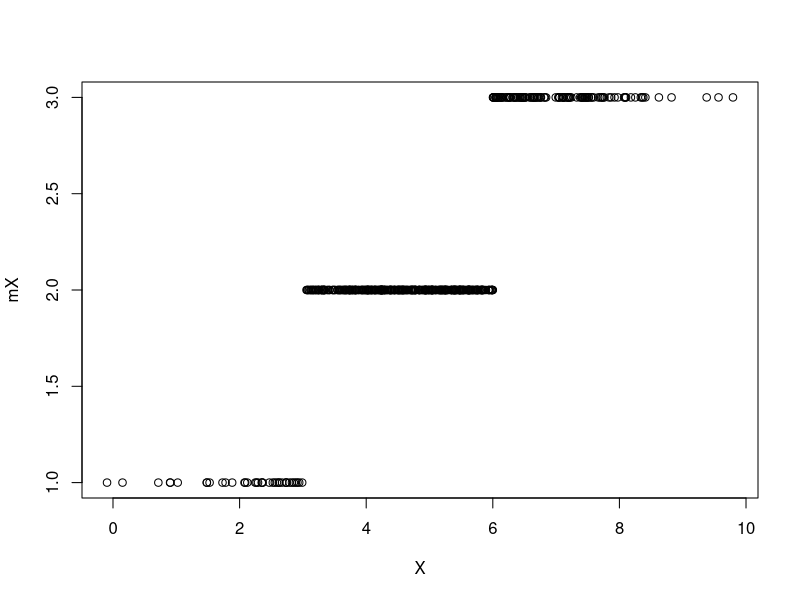
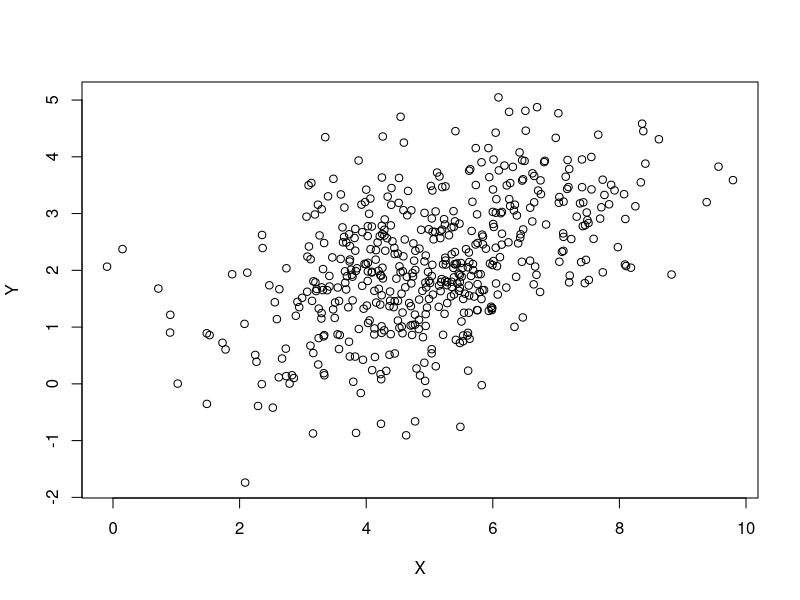
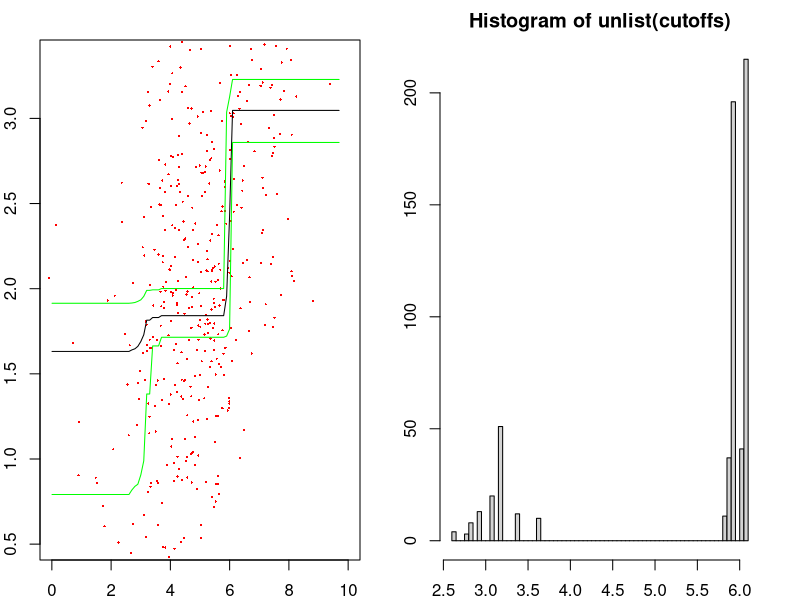
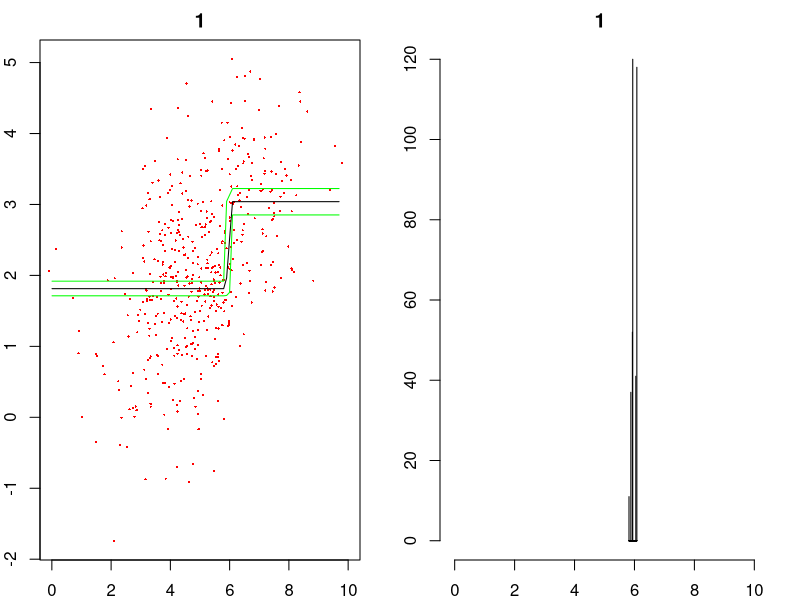

Generate these figures, in order, with R:
# Author: Georgia Papadogeorgou
# Date: 9.27.2016
# Description: Doing RJ MCMC where I'm using the marginal likelihood of the data
# to update the cutoffs, and then I'm sampling the heights.

set.seed(1234)
N <- 500
sigma <- 1
minX <- 0
maxX <- 10
X <- rnorm(N, mean = 5, sd = 1.5)
minX <- min(X)
maxX <- max(X)
true_means <- c(1, 2, 3)
true_cut <- c(3, 6)
mX <- true_means[1] * (X >= minX & X < true_cut[1]) +
  true_means[2] * (X >= true_cut[1] & X < true_cut[2]) +
  true_means[3] * (X >= true_cut[2])
# mX <- X ^ 2 / 10
Y <- rnorm(N, mean = mX, sd = sigma)
plot(X, mX)
plot(X, Y)

max_cutoffs <- 200
lambda <- 30  # Poisson parameter for number of breaks.

# Calculating the c parameter of bk, dk.
bk <- rep(0, max_cutoffs + 1)
names(bk) <- paste0('s=', c(0:max_cutoffs))
dk <- bk
etak <- bk
pik <- bk

for (ii in 0:(max_cutoffs - 1)) {  # Number of current cutoffs.
  bk[ii + 1] <- dpois(ii + 1, lambda = lambda) / dpois(ii, lambda = lambda)
  dk[ii + 2] <- dpois(ii, lambda = lambda) / dpois(ii + 1, lambda = lambda)
}
dk[length(dk)] <- dpois(max_cutoffs - 1, lambda = lambda) /
  dpois(max_cutoffs, lambda = lambda)
bk <- sapply(bk, function(x) min(x, 1))
dk <- sapply(dk, function(x) min(x, 1))

c <- 0.9 / max(bk + dk)
bk <- c * bk
dk <- c * dk
for (ii in 2:(max_cutoffs + 1)) {
  etak[ii] <- (1 - bk[ii] - dk[ii]) / 2
  pik[ii] <- etak[ii]
}
etak[1] <- 1 - bk[1]



uninf <- 100 ^ 2
Nsims <- 1000
heights <- NULL
heights[[1]] <- c(4, 2, 2, 0)
cutoffs <- NULL
cutoffs[[1]] <- c(2, 5, 7)
sigmas <- rep(NA, Nsims)
sigmas[1] <- 1
moves <- rep(NA, Nsims)
range_unif <- 1
nu <- 0.001
lambda_ssq <- 0.001

# moves correspond to 1 = 'H', 2 = 'P', 3 = 'B', 4 = 'D'.

D <- data.frame(X = X, Y = Y)
mu_prior <- mean(Y)

CalcLogMarginalLike <- function(nu, lambda, X, V, Y, mu) {
  if (class(X) == 'numeric') {
    X <- matrix(X, nrow = length(X), ncol = 1)
  }
  N <- length(Y)
  r <- lgamma((nu + N) / 2) + (nu / 2) * log(nu * lambda)
  r <- r - N / 2 * log(pi) - lgamma(nu / 2)
  mat <- diag(N) + X %*% V %*% t(X)
  r <- r - 1 / 2 * log(det(mat))
  r <- r - (nu + N) / 2 * log(lambda * nu + t(Y - X %*% mu) %*% solve(mat) %*%
                                (Y - X %*% mu))
  return(r)
}


for (ii in 2:Nsims) {
  if (ii %% 100 == 0) {
    print(ii)
  }
  curr_cut <- length(cutoffs[[ii - 1]])
  moves[ii] <- sample(2:4, 1, prob = c(pik[curr_cut + 1], bk[curr_cut + 1],
                                       dk[curr_cut + 1]))
  
  # MOVE 2: Change to a cutoff.
  if (moves[ii] == 2) {
    
    proposed_cutoffs <- cutoffs[[ii - 1]]

    # Which cutoff we will change.
    wh_cut <- sample(1:length(proposed_cutoffs), 1)
    cuts <- c(min(X), proposed_cutoffs, max(X))
    choose_from <- c(cuts[wh_cut], cuts[wh_cut + 2])
    proposed_cutoffs[wh_cut] <- runif(1, min = choose_from[1], max = choose_from[2])
    
    # Calculating the AR.
    sj <- cuts[wh_cut]
    sj1 <- cuts[wh_cut + 1]
    sj2 <- cuts[wh_cut + 2]
    sj1star <- proposed_cutoffs[wh_cut]
    wh1 <- which(X >= sj & X <= sj1)
    wh2 <- which(X > sj1 & X <= sj2)
    wh1star <- which(X >= sj & X <= sj1star)
    wh2star <- which(X > sj1star & X <= sj2)
    
    if (length(wh1star) > 0 & length(wh2star) > 0) {
      logAR <- CalcLogMarginalLike(nu = nu, lambda = lambda_ssq,
                                   X = rep(1, length(wh1star)),
                                   V = uninf, Y = Y[wh1star], mu = mean(Y)) + 
        CalcLogMarginalLike(nu = nu, lambda = lambda_ssq,
                            X = rep(1, length(wh2star)),
                            V = uninf, Y = Y[wh2star], mu = mean(Y)) -
        CalcLogMarginalLike(nu = nu, lambda = lambda_ssq,
                            X = rep(1, length(wh1)),
                            V = uninf, Y = Y[wh1], mu = mean(Y)) -
        CalcLogMarginalLike(nu = nu, lambda = lambda_ssq,
                            X = rep(1, length(wh2)),
                            V = uninf, Y = Y[wh2], mu = mean(Y))
      # I think the additional term is the same as in Poisson, but I need to check.
      logAR <- logAR + log(choose_from[2] - proposed_cutoffs[wh_cut])
      logAR <- logAR + log(proposed_cutoffs[wh_cut] - choose_from[1])
      logAR <- logAR - log(choose_from[2] - cutoffs[[ii - 1]][wh_cut])
      logAR <- logAR + log(cutoffs[[ii - 1]][wh_cut] - choose_from[1])
      
      cutoffs[[ii]] <- cutoffs[[ii - 1]]
      if (log(runif(1)) < logAR) {
        cutoffs[[ii]] <- proposed_cutoffs
      }
    } else {
      cutoffs[[ii]] <- cutoffs[[ii - 1]]
    }
    
    # MOVE 3: Birth to a new cutoff.
  } else if (moves[ii] == 3) {
    
    # Choose the new cutoff.
    sstar <- runif(1, minX, maxX)
    proposed_cutoffs <- sort(c(cutoffs[[ii - 1]], sstar))
    wh_cut <- which(proposed_cutoffs == sstar)
    
    sj <- ifelse(wh_cut == 1, minX, proposed_cutoffs[wh_cut - 1])
    sj1 <- ifelse(wh_cut == curr_cut + 1, maxX, proposed_cutoffs[wh_cut + 1])
    
    # Calculating the acceptance probability.
    ## Likelihood ratio:
    wh1 <- which(X >= sj & X <= sstar)
    wh2 <- which(X > sstar & X <= sj1 )
    
    if (length(wh1) > 0 & length(wh2) > 0) {
      logAR <- CalcLogMarginalLike(nu = nu, lambda = lambda_ssq,
                                   X = rep(1, length(wh1)),
                                   V = uninf, Y = Y[wh1], mu = mean(Y)) + 
        CalcLogMarginalLike(nu = nu, lambda = lambda_ssq,
                            X = rep(1, length(wh2)),
                            V = uninf, Y = Y[wh2], mu = mean(Y)) -
        CalcLogMarginalLike(nu = nu, lambda = lambda_ssq,
                            X = rep(1, length(wh1) + length(wh2)),
                            V = uninf, Y = Y[c(wh1, wh2)], mu = mean(Y))
      
      ## Prior ratio:
      # For the number of cutoffs:
      k <- length(cutoffs[[ii - 1]])
      logAR <- logAR + dpois(k + 1, lambda, log = TRUE)
      logAR <- logAR - dpois(k, lambda, log = TRUE)
      # For the cutoffs:
      logAR <- logAR + log(2 * (k + 1) * (2 * k + 3)) - log((maxX - minX) ^ 2)
      logAR <- logAR + log((sstar - sj) * (sj1 - sstar) / (sj1 - sj))
      
      ## Proposal ratio:
      logAR <- logAR + log(dk[k + 2] * (maxX - minX) / (bk[k + 1] * (k + 1)))
      ## Jacobian is equal to 1.
      
      cutoffs[[ii]] <- cutoffs[[ii - 1]]
      if (log(runif(1)) < logAR) {
        cutoffs[[ii]] <- proposed_cutoffs
      }
    } else {
      cutoffs[[ii]] <- cutoffs[[ii - 1]]
    }
    
    # MOVE 4: DEATH OF A CUTOFF.
  } else {
    
    # Choose the cutoff to drop.
    wh_drop <- sample(1:curr_cut, 1)
    drop_cut <- cutoffs[[ii - 1]][wh_drop]
    proposed_cutoffs <- setdiff(cutoffs[[ii - 1]], drop_cut)
    
    # Dropping sj1
    sj <- ifelse(wh_drop == 1, minX, proposed_cutoffs[wh_drop - 1])
    sj1 <- drop_cut
    sj2 <- ifelse(wh_drop == curr_cut, maxX, proposed_cutoffs[wh_drop])
    
    # Calculate the AR.
    wh1 <- which(X > sj & X <= sj1)
    wh2 <- which(X > sj1 & X <= sj2)
    logAR <- CalcLogMarginalLike(nu = nu, lambda = lambda_ssq,
                                 X = rep(1, length(wh1) + length(wh2)),
                                 V = uninf, Y = Y[c(wh1, wh2)], mu = mean(Y)) -
      CalcLogMarginalLike(nu = nu, lambda = lambda_ssq,
                          X = rep(1, length(wh1)),
                          V = uninf, Y = Y[wh1], mu = mean(Y)) -
      CalcLogMarginalLike(nu = nu, lambda = lambda_ssq,
                          X = rep(1, length(wh2)),
                          V = uninf, Y = Y[wh2], mu = mean(Y))

    # Add log prior ratio.
    # For the number of cutoffs:
    k <- length(cutoffs[[ii - 1]])
    logAR <- logAR + dpois(k - 1, lambda, log = TRUE) - dpois(k, lambda, log = TRUE)
    # For the cutoffs:
    logAR <- logAR + log((maxX - minX) ^ 2 / (2 * k * (2 * k - 1)))
    logAR <- logAR + log((sj2 - sj1) / ((sj1 - sj) * (sj2 - sj1)))
    
    # Add log proposal ratio.
    logAR <- logAR + log(bk[k] * k / (dk[k + 1] * (maxX - minX)))
    # Jacobian is 1.
    
    # Propose value and Accept/Reject.
    if (log(runif(1)) < logAR) {
      cutoffs[[ii]] <- proposed_cutoffs
    } else {
      cutoffs[[ii]] <- cutoffs[[ii - 1]]
    }
  }
}


for (ii in 2:Nsims) {
  cuts <- c(minX, cutoffs[[ii]], maxX)
  h <- numeric(length(cuts) - 1)
  for (cc in 1:(length(cuts) - 1)) {
    wh_obs <- which(D$X > cuts[cc] & D$X <= cuts[cc + 1])
    ssq_h <- 1 / (length(wh_obs) / sigmas[ii - 1] + 1 / uninf)
    mu_h <- ssq_h * sum(Y[wh_obs] / sigmas[ii - 1])
    h[cc] <- rnorm(1, mean = mu_h, sd = sqrt(ssq_h))
  }
  heights[[ii]] <- h
  sigmas[ii] <- sigmas[ii - 1]
}



pred_x <- seq(minX, maxX, length.out = 100)
pred_x <- pred_x[- c(1, length(pred_x))]
pred_y <- matrix(NA, nrow = length(pred_x), ncol = length(heights))
for (ii in 1:length(heights)) {
  cuts <- rep(cutoffs[[ii]], each = 2)
  cuts <- c(minX, cuts, maxX)
  for (cc in 1:(length(cuts) / 2)) {
    wh_obs <- which(pred_x > cuts[2 * cc - 1] & pred_x <= cuts[2 * cc])
    pred_y[wh_obs, ii] <- heights[[ii]][cc]
  }
}


keep <- (Nsims / 2 + 1) : Nsims
pred_y <- pred_y[, keep]
cutoffs <- cutoffs[keep]

par(mfrow = c(1, 2), mar = rep(2, 4))

plot(1, xlim = c(0, 10), type = 'n', ylim = range(pred_y), main = '')
points(X, Y, pch = 16, cex = 0.3, col = 'red')
lines(pred_x, apply(pred_y, 1, mean))
lines(pred_x, apply(pred_y, 1, function(x) quantile(x, probs = 0.025)), col = 'green')
lines(pred_x, apply(pred_y, 1, function(x) quantile(x, probs = 0.975)), col = 'green')

hist(unlist(cutoffs), breaks = 100)

number_cuts <- sapply(cutoffs, length)
table(number_cuts) / sum(table(number_cuts))



# Plotting the results separately for the number of cutoffs.
par(mfrow = c(1, 2), mar = rep(2, 4))
only_cuts <- 1

wh <- which(number_cuts == only_cuts)
pred_y_wh <- pred_y[, wh]
plot(1, xlim = c(0, 10), type = 'n', ylim = range(Y), main = only_cuts)
points(X, Y, pch = 16, cex = 0.3, col = 'red')
lines(pred_x, apply(pred_y_wh, 1, mean))
lines(pred_x, apply(pred_y_wh, 1, function(x) quantile(x, probs = 0.025)), col = 'green')
lines(pred_x, apply(pred_y_wh, 1, function(x) quantile(x, probs = 0.975)), col = 'green')

hist(unlist(cutoffs[wh]), breaks = 200, xlim = range(X), main = only_cuts)





